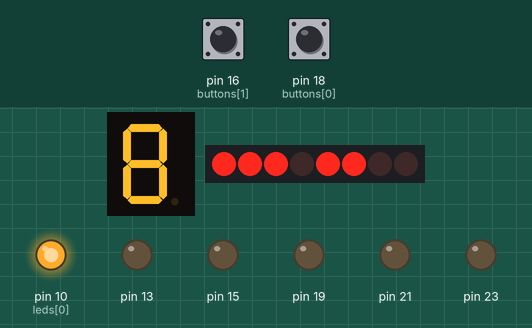
Bench run of a program on a simulated Raspberry Pi (header pin numbers). Parts: 1-digit seven-segment display, 8 shift-register outputs drawn as a row of LEDs (first output left, lit = HIGH), output pins drawn as LEDs (lit = HIGH). Inputs (shaded band) come from the test bench; at power-on: pin 16 (buttons[1]) HIGH, pin 18 (buttons[0]) HIGH. The segment pins are drawn as the display they are named for; web requests get an empty 200 reply after 0.4 s; pins used as bus, display or sensor lines are not drawn; what the program prints to the terminal is not drawn.

Above: at 1.2 s.
1.3 s: pin 16 (buttons[1]) pulled LOW for 0.15 s
At 2.3 s:
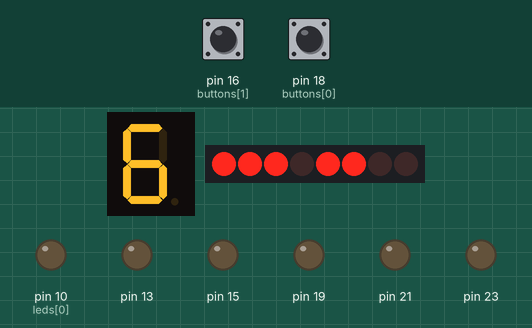
2.9 s: pin 18 (buttons[0]) pulled LOW for 0.15 s
At 3.0 s:
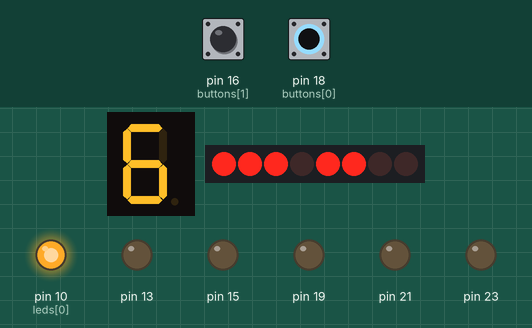
4.5 s: pin 16 (buttons[1]) pulled LOW for 1 s
At 4.6 s:
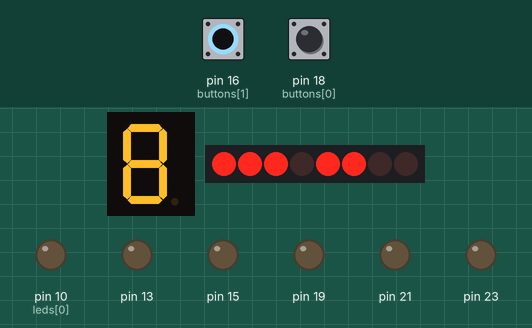
7.0 s: pin 18 (buttons[0]) pulled LOW for 1 s
At 7.8 s:
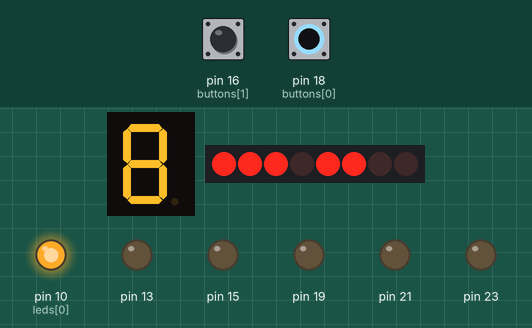
Timing chart, 0 to 10.0 s (numbered marks = the images above; inputs shaded):
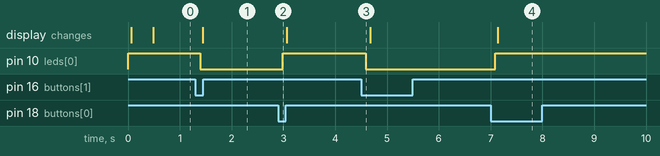

The program:

run.py
```python
#!/usr/bin/env python
# encoding: UTF-8

import warnings
import RPi.GPIO as gpio
import time

import display
import ruter
import config

# The list of destinations, and which index is currently active
destinations = config.destinations
active_index = 0

# Pin assignments for buttons and LEDs
# Same order as list of destinations
buttons = [18, 16]
leds = [10, 8]

# Cache for number of minutes until next departure
minutes = [None, None]


## Code for updating everything

def refresh_ruter_data():
    global minutes
    try:
        departures = ruter.get_data(config.stop_id)
        for index, dests in enumerate(destinations):
            departure_times = [dep["wait"]
                                for dep in departures
                                if dep["destination"] in dests]
            minutes[index] = min(departure_times) if departure_times else None

            print dests
            print "   ", departure_times
    except ruter.RuterConnectionException, e:
        print e
        minutes = [-1, -1]

def update_display():
    if None == minutes[active_index]:
        display.set_char('H')
    else:
        display.set_number(minutes[active_index])

def update():
    update_display()
    set_active_destination_led()

## Code for reacting to button press

def set_active_destination(channel):
    global active_index
    active_index = buttons.index(channel)
    update()

def set_active_destination_led():
    for i, pin in enumerate(leds):
        gpio.output(pin, gpio.HIGH if i == active_index else gpio.LOW)

## Housekeeping methods

def setup():
    gpio.setmode(gpio.BOARD)

    display.setup()

    gpio.setup(leds, gpio.OUT)
    gpio.output(leds, gpio.LOW)

    gpio.setup(buttons, gpio.IN, pull_up_down=gpio.PUD_UP)
    for pin in buttons:
        gpio.add_event_detect(pin, gpio.FALLING, bouncetime=200)
        gpio.add_event_callback(pin, set_active_destination)

    set_active_destination_led()

def cleanup():
    display.cleanup()
    warnings.simplefilter("ignore")
    gpio.cleanup()
    warnings.resetwarnings()

def main():
    setup()

    try:
        while True:
            refresh_ruter_data()
            update_display()
            time.sleep(15)
    except KeyboardInterrupt:
        pass
    except Exception, e:
        print "System fuckup: " + str(e)
        print "Aborted."
    finally:
        cleanup()

    print "> Bye :)"

if __name__ == "__main__":
    main()
```

display.py
```python
#!/usr/bin/env python
# encoding: UTF-8

import warnings
import RPi.GPIO as gpio
import time

# shift register
ds    = 24
clock = 26
latch = 22

# LEDs
led_10s_mapping = {
    # mapping from pin number to when to light
    13: 10,
    15: 20,
    19: 30,
    21: 40,
    23: 50
}
led_10s_pins = led_10s_mapping.keys()

## "public" methods

def setup():
    gpio.setmode(gpio.BOARD)

    gpio.setup([ds, clock, latch], gpio.OUT)
    gpio.output([ds, clock, latch], gpio.LOW)

    gpio.setup(led_10s_pins, gpio.OUT)
    gpio.output(led_10s_pins, gpio.LOW)

def cleanup():
    warnings.simplefilter("ignore")
    gpio.cleanup()
    warnings.resetwarnings()

def set_char(char):
    char = char.upper()
    if char in "EH":
        set_display_character(char)
    else:
        raise ValueError("Not supported: " + char)

def set_number(num):
    if num < 0:
        set_display_character('E')
    elif num > 59:
        set_display_character('H')
    else:
        set_led_number(num)
        set_display_character(str(num % 10))

## Code for driving the five 10-indicator LEDs

def set_hightest_led():
    for pin, limit in led_10s_mapping.iteritems():
        gpio.output(pin, gpio.HIGH if limit >= 50 else gpio.LOW)

def set_led_number(num):
    for pin, limit in led_10s_mapping.iteritems():
        gpio.output(pin, gpio.HIGH if num >= limit else gpio.LOW)

## Code for driving 7-segment display

def tick(pin):
    gpio.output(pin, gpio.HIGH)
    time.sleep(0.01)
    gpio.output(pin, gpio.LOW)

def set_display_value(value):
    for i in range(8):
        bitwise=0x80>>i
        val = gpio.HIGH if bitwise&value else gpio.LOW
        gpio.output(ds, val)
        tick(clock)
    tick(latch)

def set_display_character(num):
    # individual segments' active bits
    a   = 4   # 0b00000100
    b   = 8   # 0b00001000
    c   = 64  # 0b01000000
    d   = 32  # 0b00100000
    e   = 16  # 0b00010000
    f   = 2   # 0b00000010
    g   = 1   # 0b00000001
    dot = 128 # 0b10000000

    # bit-patterns for activating correct segments
    # to form the right number shapes
    numbers = {
        '0': a | b | c | d | e | f,
        '1': b | c,
        '2': a | b | g | e | d,
        '3': a | b | c | d | g,
        '4': b | c | f | g,
        '5': a | c | d | f | g,
        '6': a | c | d | e | f | g,
        '7': a | b | c,
        '8': a | b | c | d | e | f | g,
        '9': a | b | c | d | f | g,
        'H': b | c | e | f | g,
        'E': a | d | e | f | g
    }

    set_display_value(numbers[num])


## Some demonstration code, in case someone runs
## this module directly

def main():
    setup()
    try:
        for i in range(60):
            print i
            set_number(i)
            time.sleep(1)
    except KeyboardInterrupt:
        pass
    finally:
        cleanup()

    print "> Bye :)"

if __name__=="__main__":
    main()
```

ruter.py
```python
#!/usr/bin/env python
# encoding: UTF-8

import requests
import collections
import dateutil.parser
import datetime

import config

class RuterConnectionException(Exception):
    """Thrown when there is a problem getting data from the Ruter API"""
    pass

def get_raw_data(stop_id):
    url_template = "http://reisapi.ruter.no/stopvisit/getdepartures/{stop_id}?json=true"
    url = url_template.format(stop_id=stop_id)
    try:
        response = requests.get(url)
    except Exception, e:
        raise RuterConnectionException("Unable to connect to Ruter API", e)

    if response.status_code != 200:
        # todo: log response.text
        msg = "Got non-200 response from Ruter: {}".format(response.status_code)
        raise RuterConnectionException(msg)
    try:
        return response.json()
    except Exception, e:
        raise RuterConnectionException("Unable to parse JSON from Ruter", e)

def minutes_until(timestamp):
    tzinfo = timestamp.tzinfo
    delta = timestamp - datetime.datetime.now(tzinfo)
    return int(delta.total_seconds() // 60)

def get_data(stop_id):
    json = get_raw_data(stop_id)
    data = []
    for departure in json:
        time_as_string = departure["MonitoredVehicleJourney"]["MonitoredCall"]["ExpectedArrivalTime"]
        departure_time = dateutil.parser.parse(time_as_string)
        data.append({
            "line": departure["MonitoredVehicleJourney"]["PublishedLineName"],
            "destination": departure["MonitoredVehicleJourney"]["DestinationName"],
            "time": departure_time,
            "wait": minutes_until(departure_time)
        })
    return data

## "main"

def format_time(dt):
    time = dt.strftime("%H:%M")
    delta = dt - datetime.datetime.now(dt.tzinfo)
    minutes = str(int(delta.total_seconds() / 60))
    return "{} ({} min)".format(time, minutes)

def main():
    for dep in get_data(config.stop_id):
        try:
            print dep["destination"].encode('utf-8'),
            print format_time(dep["time"])
        except:
            print "ERROR (probably utf-8 stuff)"
        sys.stdout.flush()

if __name__ == "__main__":
    import time
    import sys

    while True:
        main()
        time.sleep(30)
```

config.py
```python
# encoding: UTF-8

# http://reisapi.ruter.no/stopvisit/getdepartures/3011490?json=true

stop_id = 3011490
stop_name = "Løren T"

destinations = [
	# direction west
	["Bergkrystallen", "Bergkrystallen via Storo", "Ryen"],

	# direction east
	["Vestli"]
]
```

Measured:
- after the input at 1.3 s, pin 10 (leds[0]): HIGH → LOW after 0.09 s; the display: changes after 0.14 s (image 1)
- after the input at 2.9 s, pin 10 (leds[0]): LOW → HIGH after 0.09 s
- after the input at 4.5 s, pin 10 (leds[0]): HIGH → LOW after 0.09 s
- after the input at 7.0 s, pin 10 (leds[0]): LOW → HIGH after 0.09 s; the display: changes after 0.14 s (image 4)
